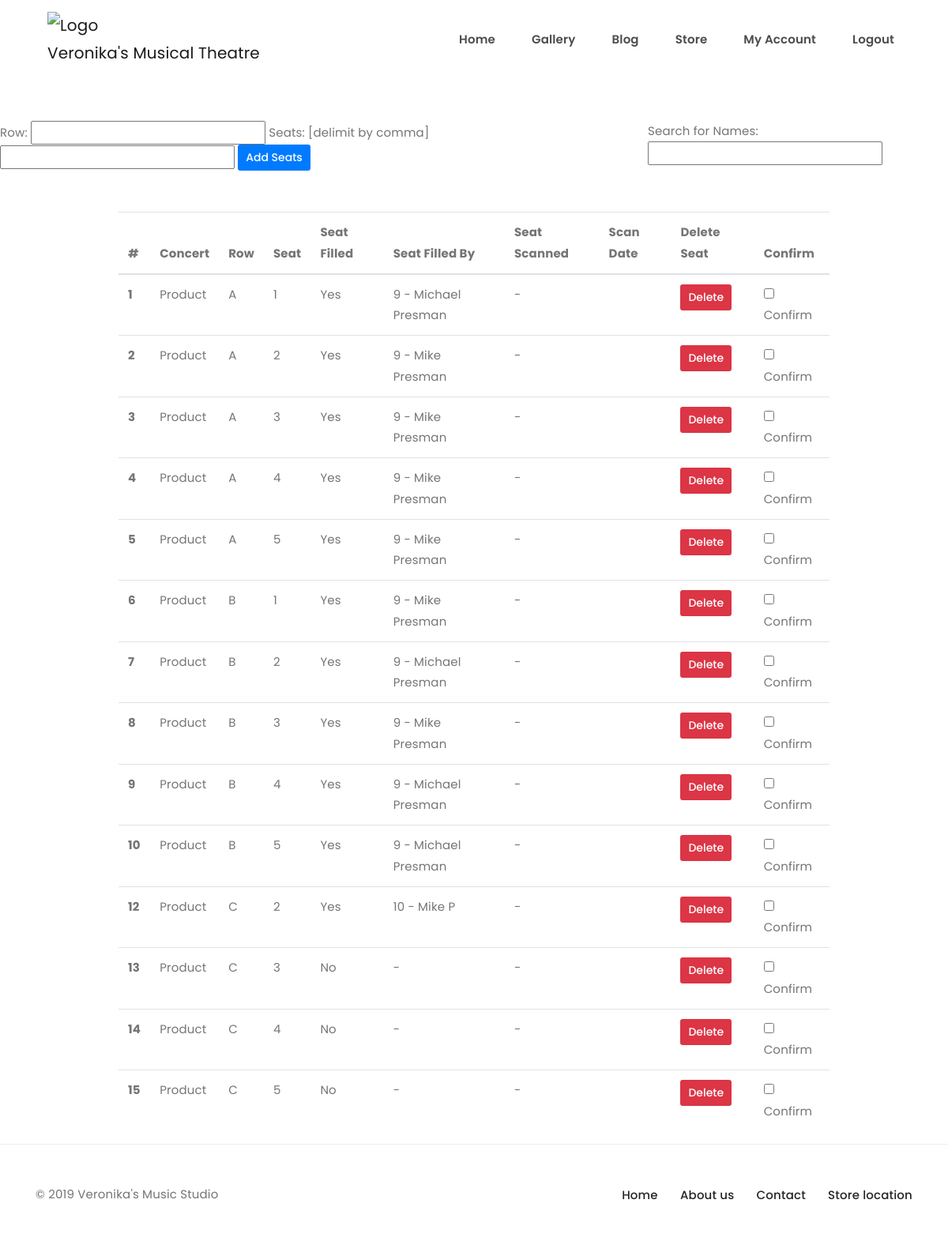
Screenshot of /concert-details/1 (signed in) with the database file from the repository.
### vms/models.py (models this page shows)
class ConcertSeats(db.Model):
    id = db.Column(db.Integer, primary_key=True)
    seat = db.Column(db.String(10))
    concert_name = db.Column(db.String(30))
    row = db.Column(db.String(10))
    filled = db.Column(db.Integer)
    first_name = db.Column(db.String(20))
    last_name = db.Column(db.String(20))
    date_of_purchase = db.Column(db.String(120))
    customer_email = db.Column(db.String(20))
    ticket_hash = db.Column(db.String(100))
    price_paid = db.Column(db.String(20))
    type_of_seat_bought = db.Column(db.String(20))
    filled_by_customer_id = db.Column(
        db.Integer, db.ForeignKey('user.id'))  # returns int
    customer = db.relationship("User", foreign_keys=[filled_by_customer_id])
    concert_id = db.Column(db.Integer, db.ForeignKey(
        'concertshop.id'), nullable=False)
    concert = db.relationship("ConcertShop", foreign_keys=[concert_id])
    attended = db.Column(db.Integer, default=0)
    date_attended = db.Column(db.String(20))

### vms/routes.py (the view, shortened to what this page needs)
@app.route("/concert-details/<concert_details_id>", methods=["GET", "POST"])
def concert_details(concert_details_id):
    concert = ConcertShop.query.filter_by(id=concert_details_id).first()
    if concert is None:
        flash("That concert id does not exist !")
        return redirect(url_for('store_purchases'))
    concert_to_render = ConcertSeats.query.filter_by(
        concert_id=concert_details_id).all()
    return render_template("concert_details.html", concert_details=concert_to_render)

### vms/models.py (called while the page is built)
@login.user_loader
def load_user(id):
    return User.query.get(int(id))

### vms/templates/concert_details.html (shortened to what this page needs)
{% extends 'base.html' %}
{% block content %}
<div class = "row">
  <div class = "col-md-8">
    <form name = "" method = "POST">
        Row: <input type = "text" name = "row">
        Seats: [delimit by comma] <input type = "text" name = "seats">
         <button class = "btn-primary btn-sm" name = "update-submit">Add Seats</button>
       </div>
  <div class = "col-sm">
         Search for Names: <input type="text" id="myInput" onkeyup="myFunction()" placeholder="">
       </div>
</div>
<center>
<form method = "POST">
<table class="table" id = "myTable" style = "max-width: 75vw;">
  <thead>
    <tr>
      <th scope="col">#</th>
      <th scope="col">Concert</th>
      <th scope="col">Row</th>
      <th scope="col">Seat</th>
      <th scope="col">Seat Filled</th>
      <th scope="col">Seat Filled By</th>
      <th scope="col">Seat Scanned</th>
      <th scope="col">Scan Date</th>
      <th scope="col">Delete Seat</th>
      <th scope="col">Confirm</th>
    </tr>
  </thead>
  <tbody>
	{% for concert in concert_details %}
      <th scope="row">{{concert.id}}</th>
      <td>{{concert.concert_name}}</td>
      <td>{{concert.row}}</td>
      <td>{{concert.seat}}</td>
      {% if concert.filled == 0 %}
        <td>No</td>
        {%else%}
        <td>Yes</td>
      {%endif%}
      {% if concert.filled_by_customer_id is not none %}
      <td>{{concert.filled_by_customer_id}} - {{concert.first_name}} {{concert.last_name}}</td>
  	   {%else%}
       <td>-</td>
       {%endif%}
      {%if concert.attended == 0%}
         <td> - </td>
      {%else%}
         <td> Yes</td>
        {%endif%}
    {%if concert.date_attended is none%}
       <td></td>
       {%else%}
       <td>{{concert.date_attended}}</td>
       {%endif%}
                    <td><button class = "btn-danger btn-sm" value = "{{concert.id}}" name = "delete">Delete</button</td>
                    <td><input type="checkbox" value = "{{concert.id}}"name="confirm-delete[]">Confirm</td>
  	{%endfor%}
	</tbody>
 </table>
</form>
{% endblock %}

### rows the page displays
ConcertSeats: id "1", concert_name "Product", row "A", seat "1", filled "Yes", filled_by_customer_id "9", first_name "Michael", last_name "Presman"
ConcertSeats: id "2", concert_name "Product", row "A", seat "2", filled "Yes", filled_by_customer_id "9", first_name "Mike", last_name "Presman"
ConcertSeats: id "3", concert_name "Product", row "A", seat "3", filled "Yes", filled_by_customer_id "9", first_name "Mike", last_name "Presman"
ConcertSeats: id "4", concert_name "Product", row "A", seat "4", filled "Yes", filled_by_customer_id "9", first_name "Mike", last_name "Presman"
ConcertSeats: id "5", concert_name "Product", row "A", seat "5", filled "Yes", filled_by_customer_id "9", first_name "Mike", last_name "Presman"
ConcertSeats: id "6", concert_name "Product", row "B", seat "1", filled "Yes", filled_by_customer_id "9", first_name "Mike", last_name "Presman"
ConcertSeats: id "7", concert_name "Product", row "B", seat "2", filled "Yes", filled_by_customer_id "9", first_name "Michael", last_name "Presman"
ConcertSeats: id "8", concert_name "Product", row "B", seat "3", filled "Yes", filled_by_customer_id "9", first_name "Mike", last_name "Presman"
ConcertSeats: id "9", concert_name "Product", row "B", seat "4", filled "Yes", filled_by_customer_id "9", first_name "Michael", last_name "Presman"
ConcertSeats: id "10", concert_name "Product", row "B", seat "5", filled "Yes", filled_by_customer_id "9", first_name "Michael", last_name "Presman"
ConcertSeats: id "12", concert_name "Product", row "C", seat "2", filled "Yes", filled_by_customer_id "10", first_name "Mike", last_name "P"
ConcertSeats: id "13", concert_name "Product", row "C", seat "3", filled "No"
ConcertSeats: id "14", concert_name "Product", row "C", seat "4", filled "No"
ConcertSeats: id "15", concert_name "Product", row "C", seat "5", filled "No"
